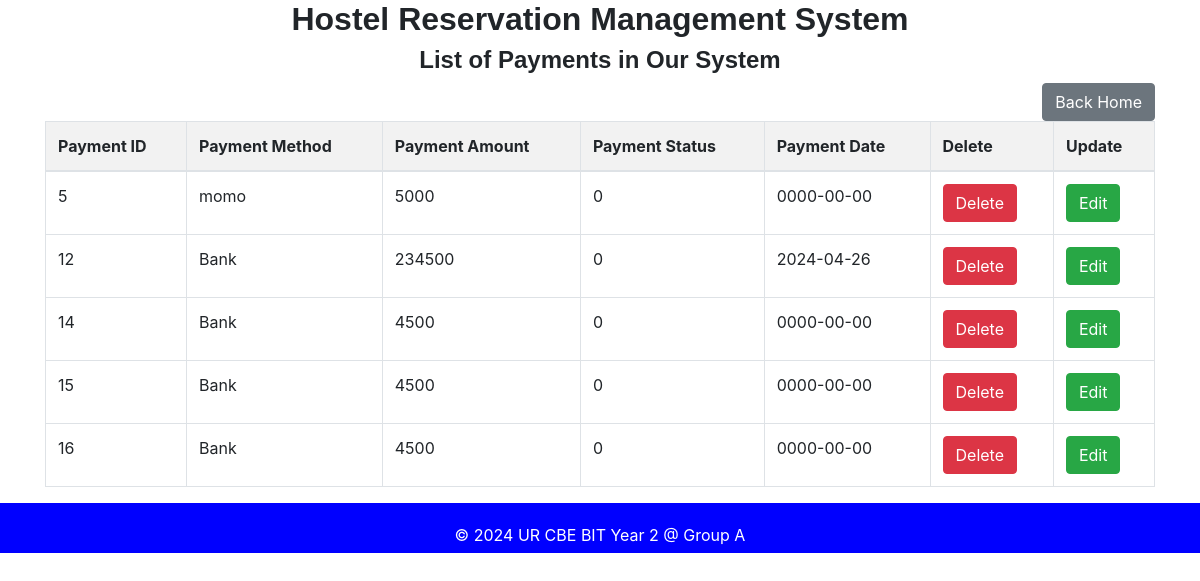
The app's page /payment_table.php with its own data.
### tables this page shows
CREATE TABLE `payment` (
  `payment_id` int(11) NOT NULL,
  `paymentmethod` char(50) NOT NULL,
  `paymentamount` int(20) NOT NULL,
  `paymentstatus` varchar(100) NOT NULL,
  `paymentdate` date NOT NULL
);

### payment_table.php (the view, shortened to what this page needs)
<!DOCTYPE html>
<html lang="en">
<head>
    <link href="https://stackpath.bootstrapcdn.com/bootstrap/4.5.2/css/bootstrap.min.css" rel="stylesheet">
</head>
<body>
    <div class="container">
        <h2 style="text-align: center; font-family: 'Century Gothic', sans-serif; font-weight: bold;">Hostel Reservation Management System</h2>
        <h4 style="text-align: center; font-family: 'Century Gothic', sans-serif; font-weight: bold;">List of Payments in Our System</h4>
        <a href="home.php" class="btn btn-secondary" style="float: right;">Back Home</a>
        <?php
        include "dbconnection.php";
        $sql = "SELECT * FROM payment";
        $result = $connection->query($sql);
        ?>
        <table class="table table-bordered">
            <thead class="bg-warning">
                <tr>
                    <th>Payment ID</th>
                    <th>Payment Method</th>
                    <th>Payment Amount</th>
                    <th>Payment Status</th>
                    <th>Payment Date</th>
                    <th>Delete</th>
                    <th>Update</th>
                </tr>
            </thead>
            <tbody>
                <?php
                if ($result->num_rows > 0) {
                    while ($row = $result->fetch_assoc()) {
                        echo "<tr>
                            <td>" . htmlspecialchars($row['payment_id']) . "</td>
                            <td>" . htmlspecialchars($row['paymentmethod']) . "</td>
                            <td>" . htmlspecialchars($row['paymentamount']) . "</td>
                            <td>" . htmlspecialchars($row['paymentstatus']) . "</td>
                            <td>" . htmlspecialchars($row['paymentdate']) . "</td>
                            <td><a class='btn btn-danger' href='deletepayment.php?payment_id=" . urlencode($row['payment_id']) . "'>Delete</a></td>
                            <td><a class='btn btn-success' href='update_payment.php?payment_id=" . urlencode($row['payment_id']) . "'>Edit</a></td>
                        </tr>";
                    }
                } else {
                    echo "<tr><td colspan='7'>No data found</td></tr>";
                }
                ?>
            </tbody>
        </table>
    </div>
    <footer>
        <p>&copy; 2024 UR CBE BIT Year 2 @ Group A</p>
    </footer>
</body>
</html>

### payment_table.php (style rules this page uses)
table { width: 100%; border-collapse: collapse; }
th, td { border: 1px solid #ddd; padding: 8px; text-align: left; }
th { background-color: #f2f2f2; }
footer { height: 50px; text-align: center; padding: 20px; color: white; background-color: blue; }

### records on screen
payment: payment_id "5", paymentmethod "momo", paymentamount "5000", paymentstatus "0", paymentdate "0000-00-00"
payment: payment_id "12", paymentmethod "Bank", paymentamount "234500", paymentstatus "0", paymentdate "2024-04-26"
payment: payment_id "14", paymentmethod "Bank", paymentamount "4500", paymentstatus "0", paymentdate "0000-00-00"
payment: payment_id "15", paymentmethod "Bank", paymentamount "4500", paymentstatus "0", paymentdate "0000-00-00"
payment: payment_id "16", paymentmethod "Bank", paymentamount "4500", paymentstatus "0", paymentdate "0000-00-00"
